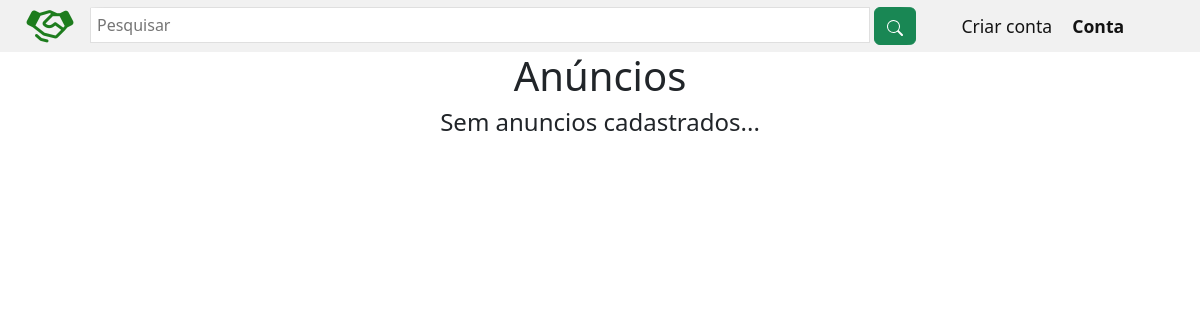
Page /pages/anuncios.php on the earlier database version.
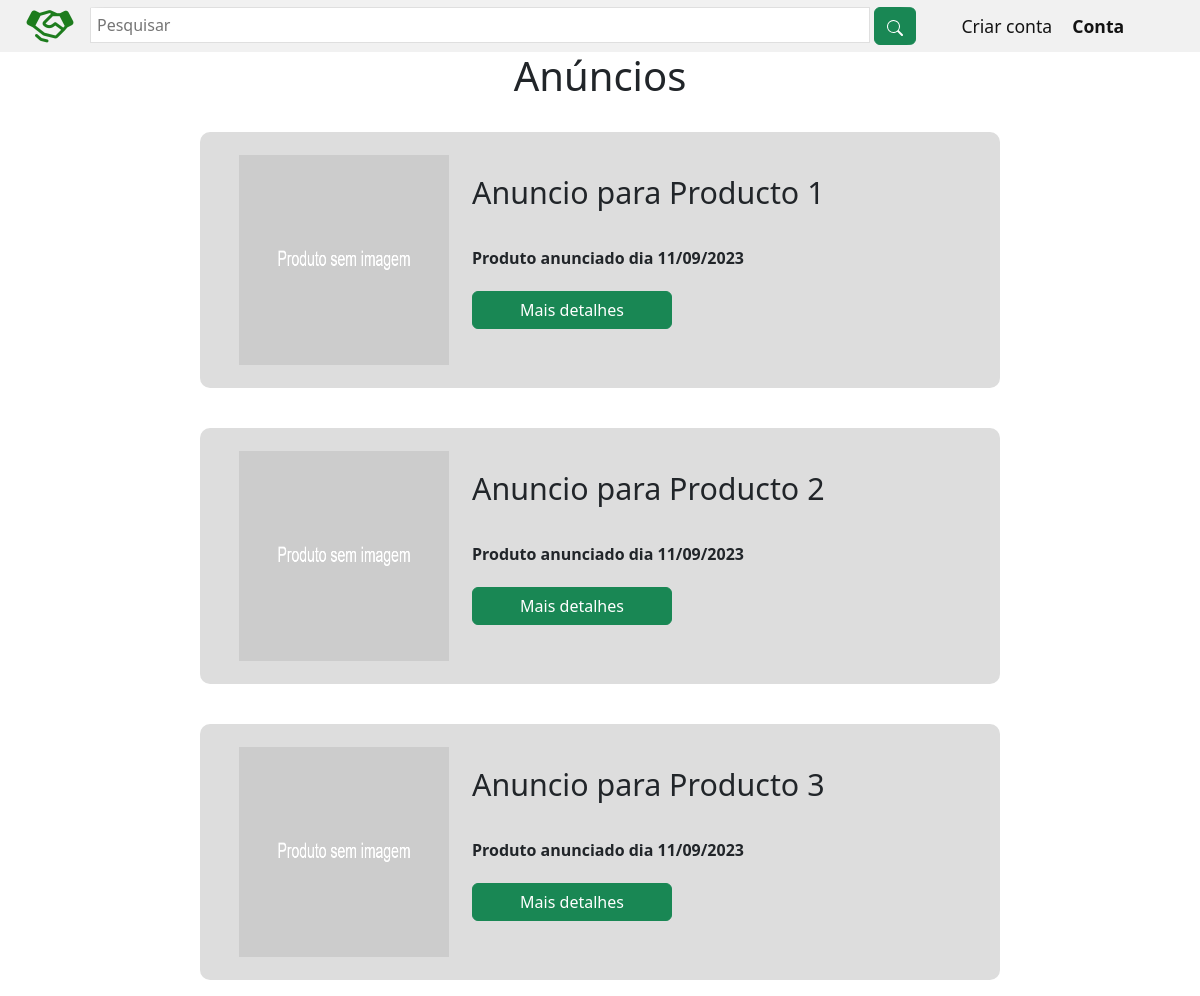
Same page on the later database version.
### tables this page shows
CREATE TABLE IF NOT EXISTS `anuncios` (
    `id_anuncio` INT NOT NULL AUTO_INCREMENT,
    `id_usuario` INT NOT NULL,
    `id_categoria` INT NOT NULL,
    `nome_img` LONGTEXT,
    `nome_anuncio` VARCHAR(155) NOT NULL,
    `descricao` LONGTEXT,
    `status_anuncio` TINYINT,
    `createDate` DATETIME NOT NULL,
    `updateDate` DATETIME NULL DEFAULT NULL,
    PRIMARY KEY (`id_anuncio`),
    CONSTRAINT `fk_anuncios_usuarios` FOREIGN KEY (`id_usuario`) REFERENCES `usuarios` (`id_usuario`),
    CONSTRAINT `fk_anuncios_categorias` FOREIGN KEY (`id_categoria`) REFERENCES `categorias` (`id_categoria`)
);

### pages/anuncios.php (the view, shortened to what this page needs)
<?php
require_once '../config/conexao.php';
require_once 'header.php';
?>
<link rel="stylesheet" href="../assets/styles/anuncios.css">
<body>
    <section class="d-flex flex-wrap flex-column justify-content-center align-items-center col-12">
        <h1>Anúncios</h1>
        <?php
        $sql = "SELECT * FROM anuncios WHERE status_anuncio= '1'";
        $result = mysqli_query($conn, $sql);
        $num_anuncios = mysqli_num_rows($result);
        if ($num_anuncios > 0) {
            while ($anuncio = mysqli_fetch_assoc($result)) {
                $array_img = array();
                $img = '';
                if ($array_img[0] != '') {
                    $img = $array_img[0];
                } else {
                    $img = "../assets/img/produto_vazio.png";
                }
        ?>
                <div class="product_container mx-3 mt-4 mb-3 px-3 py-3 col-sm-11 col-md-10 col-lg-8">
                    <div class="product_image_container px-3">
                        <img src="<?php echo $img; ?>" alt="Imagem do produto">
                    </div>
                    <div class="product_description_container ml-5 col-sm-7 col-md-7 col-lg-8">
                        <h3><?php echo $anuncio['nome_anuncio']; ?></h3>
                        <p><span class="publication_date">Produto anunciado dia
                                <?php
                                $datetime = explode(" ", $anuncio['createDate']);
                                echo date('d/m/Y',  strtotime($datetime[0]));
                                ?>
                            </span></p>
                        <p><a href="produto.php?idAnuncio=<?php echo $anuncio['id_anuncio'] ?>"><button style="width: 200px;" type="submit" class="btn btn-success col-12">Mais detalhes</button></a></p>
                    </div>
                </div>
        <?php
            }
        } else {
            echo '<h4>Sem anuncios cadastrados...</h4>';
        }
        ?>
    </section>
</body>
</html>

### pages/header.php (shortened to what this page needs)
<?php
$id = '';
?>
<!DOCTYPE html>
<html lang="pt-br">
<head>
    <link href="https://cdn.jsdelivr.net/npm/bootstrap@5.3.1/dist/css/bootstrap.min.css" rel="stylesheet">
    <link rel="stylesheet" href="https://cdn.jsdelivr.net/npm/bootstrap-icons@1.10.5/font/bootstrap-icons.css" />
    <link rel="stylesheet" href="../assets/styles/global.css" />
</head>
<header class="main-header">
    <div class="container-header">
        <div class="logo-container">
            <div class="logo">
                <a href="\Desapegados\index.php">
                    <div class="logo_img"></div>
                </a>
            </div>
        </div>
        <div class="search-container">
            <input type="text" name="barra" id="barra" class="search-input" placeholder="Pesquisar">
            <div class="search-icon">
                <button class="btn btn-success ms-1" type="button" onclick="pesquisar()">
                </button>
            </div>
        </div>
        <?php
        if ($id == '') {
        ?>
            <div class="login-container d-flex">
                <p class="criar_conta"><span><a href="/Desapegados/pages/cadastro.php">Criar conta</a></span></p>
                <p class="conta"><a href="/Desapegados/pages/login.php">Conta</a></p>
            </div>
        <?php
        }
        ?>
    </div>
</header>

### assets/styles/global.css (style rules this page uses)
* { margin: 0; padding: 0; box-sizing: border-box; }
header { background-color: #f1f1f1; height: auto; color: aliceblue; width: 100%; padding: 1px 10px; }
.container-header { display: flex; align-items: center; width: 100%; }
.logo-container { height: auto; display: flex; justify-content: center; align-items: center; }
.logo { width: 80px; height: 50px; overflow: hidden; }
.logo_img { background-image: url("../img/logo_maos_desapegados.png"); background-repeat: no-repeat; background-size: cover; margin: auto; width: 3em; height: 3em; }
.search-container { width: 70%; display: flex; height: 60%; justify-content: space-between; border-radius: 2%; overflow: hidden; }
.search-input { width: 100%; min-width: 90px; height: 100%; border: 1px solid rgba(48, 48, 48, 0.151); outline: none; padding: 6px; font-size: 1rem; }
.login-container { margin: auto 3%; }
.login-container p { margin: 0 10px; }
.login-container a, .login-container p { text-decoration: none; color: #131313; }
.conta { font-weight: 900; }
.criar_conta, .conta { font-size: 1.1rem; white-space: nowrap; }
.main-header { display: flex; justify-content: space-around; align-items: center; }

### assets/styles/anuncios.css (style rules this page uses)
.product_container { border-radius: 10px; background-color: #dddddd; display: flex; justify-content: space-between; transition: 0.3s ease-in-out; }
.product_image_container img { width: 14em; height: 14em; border-radius: 8px; padding: 3%; }
.product_description_container { display: flex; flex-direction: column; justify-content: center; }
.product_description_container h3 { font-size: 1.9em; }
.product_description_container p { margin-top: 5px; }
.publication_date { font-weight: 600; }

Differences in the rows shown:
now on this page (row edited): anuncios: nome_anuncio "Anuncio para Producto 1", createDate "11/09/2023"
now on this page (row edited): anuncios: nome_anuncio "Anuncio para Producto 2", createDate "11/09/2023"
now on this page (row edited): anuncios: nome_anuncio "Anuncio para Producto 3", createDate "11/09/2023"
Other differences:
text no longer shown: "Sem anuncios cadastrados..."
